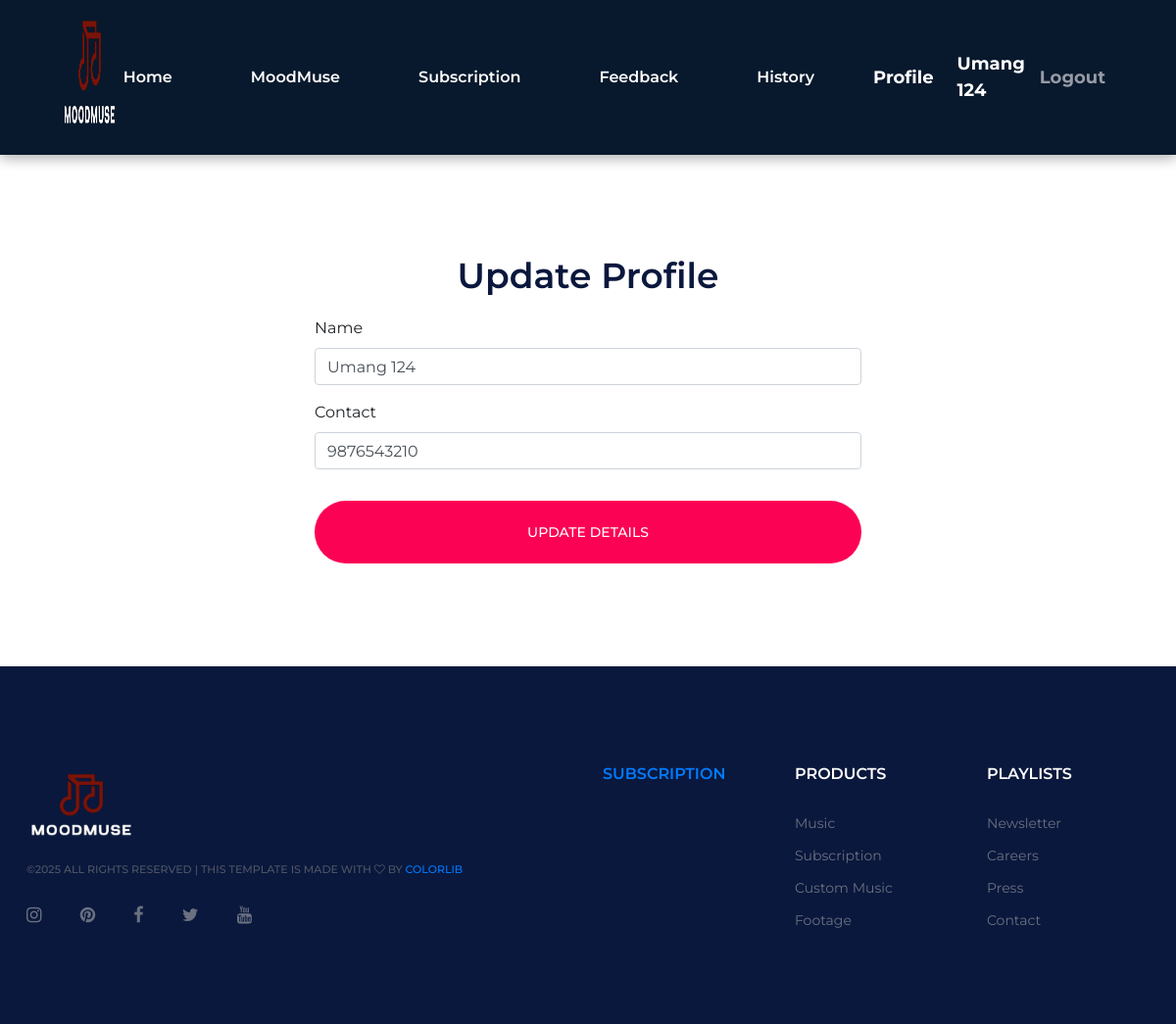
Screenshot of /user_profile/ (signed in) with the database file from the repository.
### backoffice_engine/models.py (models this page shows, shortened)
class BaseModel(models.Model):
    id = models.AutoField(primary_key=True)
    created_at = models.DateTimeField(auto_now_add=True)
    updated_at = models.DateTimeField(auto_now=True)
    class Meta:
        abstract = True

class User(BaseModel):
    name = models.CharField(max_length=100)
    email = models.EmailField(unique=True)
    password = models.CharField(max_length=50)
    otp = models.CharField(max_length=6, blank=True, null=True)
    otp_used = models.BooleanField(default=False)
    contact = models.CharField(max_length=15, blank=True, null=True)
    address = models.TextField(blank=True, null=True)
    profile_image = models.ImageField(upload_to='backoffice_engine/user_photos')
    class Meta:
        db_table = "User"

### backoffice_engine/views.py (the view)
# urls.py: path('user_profile/', views.user_profile),
def user_profile(request):
    if request.session.get("id"):
        user = User.objects.get(id=request.session["id"])
        if request.method == 'POST':
            form = UpdateProfileForm(request.POST, instance=user)
            if form.is_valid():
                form.save()
                messages.success(request, "Profile updated successfully!")
                return redirect('/show_profile/')
        else:
            return render(request, 'profile.html', {'user': user})
    else:
        return render(request,"login.html")

### backoffice_engine/template/profile.html (shortened to what this page needs)
{% extends 'header_footer.html' %}
{% load static %}
{% block content %}
  <section class="spad">
    <div class="container">
      <div class="row justify-content-center">
        <div class="col-lg-6">
          <h2 class="text-center mb-4">Update Profile</h2>
          <form method="post" action="/update_profile/{{user.id}}">
            <div class="form-group">
              <label for="id_name">Name</label>
              <input type="text" class="form-control" id="id_name" name="name" value="{{user.name}}" placeholder="Enter Name" required>
            </div>
            <div class="form-group">
              <label for="id_contact">Contact</label>
              <input type="text" class="form-control" id="id_contact" name="contact" value="{{user.contact}}" placeholder="Enter Contact" required>
            </div>
            <button type="submit" class="site-btn w-100 mt-3">Update Details</button>
          </form>
        </div>
      </div>
    </div>
  </section>
{% endblock %}

### backoffice_engine/template/header_footer.html (shortened to what this page needs)
{% load static %}
<!DOCTYPE html>
<html lang="zxx">
<head>
    <link rel="stylesheet" href="{% static 'css/bootstrap.min.css' %}"/>
    <link rel="stylesheet" href="{% static 'css/font-awesome.min.css' %}"/>
    <link rel="stylesheet" href="{% static 'css/owl.carousel.min.css' %}"/>
    <link rel="stylesheet" href="{% static 'css/slicknav.min.css' %}"/>
    <link rel="stylesheet" href="{% static 'css/style.css' %}"/>
    <link rel="stylesheet" href="{% static 'css/style.css' %}">
</head>
<body>
    <header class="header-section clearfix">
       <a href="/Index/" class="site-logo">
    <img src="{% static 'img/MoodMuse_logo.png' %}" alt="MoodMuse Logo" class="moodmuse-logo">
</a>
        <ul class="main-menu">
            <li><a href="/Index/">Home</a></li>
            <li><a href="/mood_muse_detection/">MoodMuse</a></li>
            <li><a href="/plan_details/">Subscription</a></li>
            <li><a href="/feedback/">Feedback</a></li>
             <li><a href="/user_history/">History</a></li>
        </ul>
       <div class="header-right">
            {% if request.session.id %}
                <a href="/show_profile/">Profile</a>
                <span>{{ request.session.name }}</span>
                <a href="/Logout/" class="hr-btn">Logout</a>
            {% else %}
                <a href="/Login/" class="login">Login</a>
                <span style="color: white;">/</span>
                <a href="/Register/" class="register">Create an account</a>
            {% endif %}
        </div>
    </header>
    {% block content %}
    {% endblock %}
    <footer class="footer-section">
        <div class="container">
            <div class="row">
                <div class="col-xl-6 col-lg-7 order-lg-2">
                    <div class="row">
                        <div class="col-sm-4">
                            <div class="footer-widget">
                                <h2><a href="/plan_details/">Subscription</a></h2>
                            </div>
                        </div>
                        <div class="col-sm-4">
                            <div class="footer-widget">
                                <h2>Products</h2>
                                <ul>
                                    <li><a href="#">Music</a></li>
                                    <li><a href="/plan_details/">Subscription</a></li>
                                    <li><a href="#">Custom Music</a></li>
                                    <li><a href="#">Footage</a></li>
                                </ul>
                            </div>
                        </div>
                        <div class="col-sm-4">
                            <div class="footer-widget">
                                <h2>Playlists</h2>
                                <ul>
                                    <li><a href="#">Newsletter</a></li>
                                    <li><a href="#">Careers</a></li>
                                    <li><a href="#">Press</a></li>
                                    <li><a href="/contact/">Contact</a></li>
                                </ul>
                            </div>
                        </div>
                    </div>
                </div>
                <div class="col-xl-6 col-lg-5 order-lg-1">
                    <img src="{% static 'img/MoodMuse_logo.png' %}" alt="MoodMuse Logo" class="footer-logo">
                    <div class="copyright">
                        &copy;<script>document.write(new Date().getFullYear());</script> All rights reserved |
                        This template is made with <i class="fa fa-heart-o" aria-hidden="true"></i> by
                        <a href="https://colorlib.com" target="_blank">Colorlib</a>
                    </div>
                    <div class="social-links">
                        <a href="#"><i class="fa fa-instagram"></i></a>
                        <a href="#"><i class="fa fa-pinterest"></i></a>
                        <a href="#"><i class="fa fa-facebook"></i></a>
                        <a href="#"><i class="fa fa-twitter"></i></a>
                        <a href="#"><i class="fa fa-youtube"></i></a>
                    </div>
                </div>
            </div>
        </div>
    </footer>
</body>
</html>

### backoffice_engine/static/css/style.css (style rules this page uses)
html, body { height: 100%; font-family: "Montserrat", sans-serif; -webkit-font-smoothing: antialiased; font-smooth: antialiased; }
h1, h2, h3, h4, h5, h6 { margin: 0; color: #0a183d; font-weight: 600; line-height: 1; }
h2 { font-size: 36px; }
img { max-width: 100%; }
ul, ol { padding: 0; margin: 0; }
.spad { padding-top: 105px; padding-bottom: 105px; }
.site-btn { display: inline-block; border: none; font-size: 14px; font-weight: 500; min-width: 195px; padding: 23px 20px; border-radius: 50px; text-transform: uppercase; background: #fc0254; color: #fff; line-height: normal; cursor: pointer; text-align: center; }
.header-section { padding-left: 55px; padding-right: 72px; background: #08192d; }
.header-right { float: right; padding: 44px 0; margin-left: 130px; }
.header-right .hr-btn { display: inline-block; color: #979aa5; }
.header-right span { color: #fff; display: inline-block; padding-left: 9px; }
.main-menu { list-style: none; float: right; }
.main-menu li { display: inline-block; position: relative; }
.main-menu li a { display: block; font-size: 16px; color: #ffffff; padding: 44px 10px; margin-left: 60px; }
.main-menu li:first-child a { margin-left: 0; }
.footer-section { background: #0a183d; padding: 100px 0 85px; }
.footer-widget { padding-top: 2px; }
.footer-widget h2 { font-size: 16px; color: #fff; text-transform: uppercase; margin-bottom: 30px; }
.footer-widget ul { list-style: none; }
.footer-widget ul li a { display: inline-block; color: #6a7080; font-size: 14px; margin-bottom: 10px; }
.copyright { font-size: 11px; text-transform: uppercase; font-weight: 500; color: #505565; padding: 10px 0 25px; }
.social-links a { display: inline-block; color: #6a7080; font-size: 18px; margin-right: 35px; }
@media (min-width: 1200px) { .container { max-width: 1176px; } }
@media only screen and (min-width: 1200px) and (max-width: 1360px) { .header-right { margin-left: 50px; } }
@media only screen and (min-width: 1200px) and (max-width: 1360px) { .main-menu li a { margin-left: 25px; } }

### backoffice_engine/template/header_footer.html (style rules this page uses)
body { font-family: Arial, sans-serif; margin: 0; padding: 0; }
.footer-logo { max-width: 120px; height: auto; }
.header-section { background-color: #08192D; display: flex; align-items: center; justify-content: space-between; padding: 4px 30px; box-shadow: 0 4px 12px rgba(0, 0, 0, 0.3); position: sticky; top: 0; z-index: 999; }
.moodmuse-logo { height: 150px; width: auto; margin: 0 8px; display: block; }
.main-menu { display: flex; justify-content: center; align-items: center; list-style: none; margin: 0; padding: 0; gap: 35px; }
.main-menu li a { color: white; font-size: 20px; font-weight: 600; text-decoration: none; padding: 10px 12px; transition: color 0.3s ease; }
.header-right { display: flex; align-items: center; gap: 15px; font-size: 18px; font-weight: bold; color: white; }
.header-right a { color: white; text-decoration: none; transition: color 0.3s ease-in-out; }

### rows the page displays
User: session.name "Umang 124", name "Umang 124", contact "9876543210"
